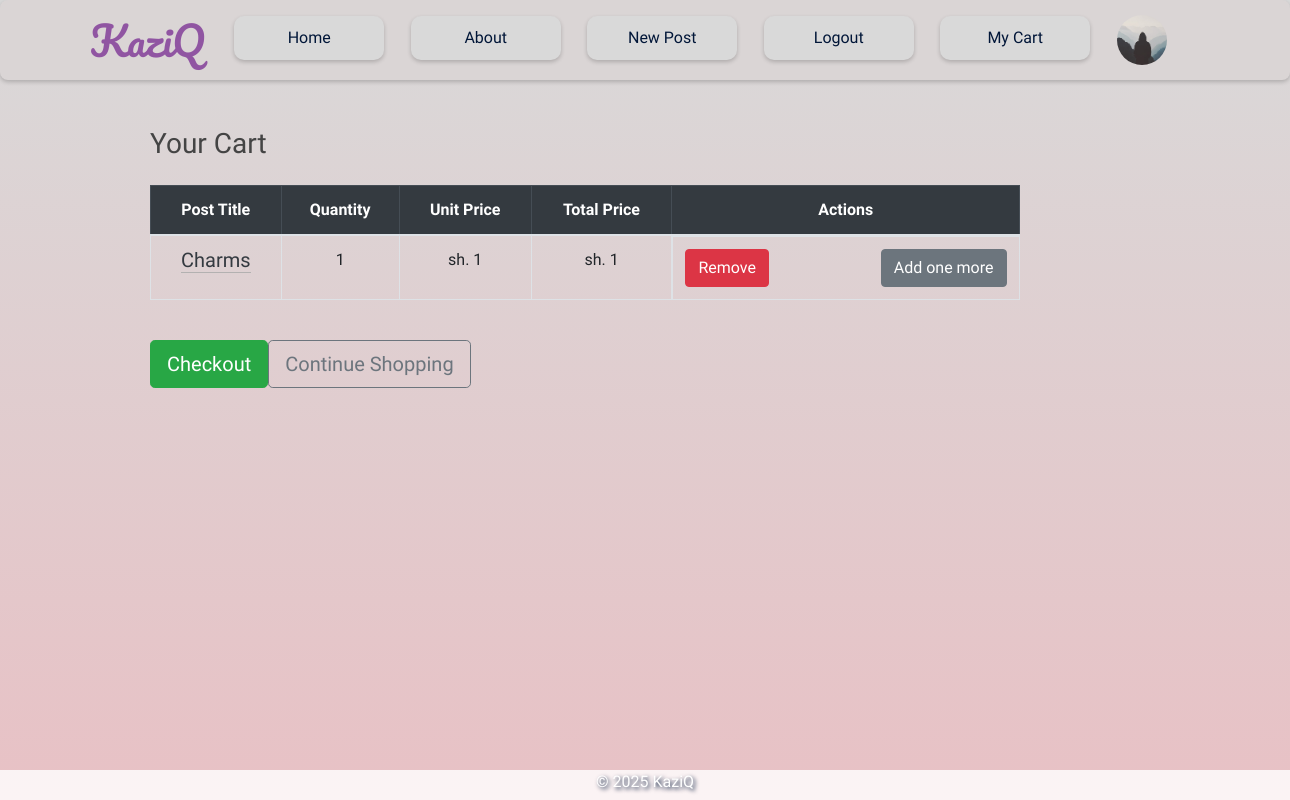
/cart (signed in), run on the app's committed database.
### flaskblog/models.py (models this page shows, shortened)
class User(db.Model, UserMixin):
    id = db.Column(db.Integer, primary_key=True)
    username = db.Column(db.String(20), unique=True, nullable=False)
    email = db.Column(db.String(120), unique=True, nullable=False)
    whatsapp = db.Column(db.String(20), nullable=False)
    image_file = db.Column(db.String(20), nullable=False, default='default.jpg')
    password = db.Column(db.String(60), nullable=False)
    is_admin = db.Column(db.Boolean, nullable=False, default=False)
    account_balance = db.Column(db.Float, default=0.0)  # Current available balance
    total_sales = db.Column(db.Float, default=0.0)      # Lifetime sales
    bank_account = db.Column(db.String(50), nullable=True)
    bank_name = db.Column(db.String(100), nullable=True)
    phone_for_payment = db.Column(db.String(20), nullable=True)
    posts = db.relationship('Post', backref='author', lazy=True)

class CartItem(db.Model):
    id = db.Column(db.Integer, primary_key=True)
    user_id = db.Column(db.Integer, db.ForeignKey('user.id'), nullable=False)
    post_id = db.Column(db.Integer, db.ForeignKey('post.id'), nullable=False)
    quantity = db.Column(db.Integer, default=1)

class Post(db.Model):
    id = db.Column(db.Integer, primary_key=True)
    title = db.Column(db.String(100), nullable=False)
    date_posted = db.Column(db.DateTime, nullable=False, default=datetime.utcnow)
    content = db.Column(db.Text, nullable=False)
    price = db.Column(db.String(20), nullable=False, default='')
    user_id = db.Column(db.Integer, db.ForeignKey('user.id'), nullable=False)
    image_file = db.Column(db.String(20), nullable=True)
    cart_items = db.relationship('CartItem', backref='post', lazy=True)
    category = db.Column(db.String(50), nullable=False)

### flaskblog/routes.py (the view)
@app.route('/cart')
@login_required
def view_cart():
    cart_items = CartItem.query.filter_by(user_id=current_user.id).all()
    return render_template('cart.html', title='Your Cart', cart_items=cart_items)

### flaskblog/__init__.py (called while the page is built)
@login_manager.user_loader
def load_user(user_id):
    return User.query.get(int(user_id))

@app.context_processor
def inject_min_max():
    return dict(min=min, max=max)

### flaskblog/templates/cart.html (shortened to what this page needs)
{% extends "layout.html" %}
{% block content %}
<div class="cart container mt-4">
    <h3 class="mb-4 text-center">Your Cart</h3>
    <div class="table-responsive">
        <table class="table table-bordered table-hover text-center">
            <thead class="table-dark">
                <tr>
                    <th>Post Title</th>
                    <th>Quantity</th>
                    <th>Unit Price</th>
                    <th>Total Price</th>
                    <th colspan="2">Actions</th>
                </tr>
            </thead>
            <tbody>
                {% for item in cart_items %}
                <tr>
                    <td>
                        <h5>
                            <a class="article-title text-decoration-none text-dark"
                               href="{{ url_for('post', post_id=item.post.id) }}">
                                {{ item.post.title }}
                            </a>
                        </h5>
                    </td>
                    <td>{{ item.quantity }}</td>
                    <td>sh. {{ item.post.price }}</td>
                    <td>sh. {{ item.post.price|int * item.quantity }}</td>
                    <td class="d-flex justify-content-between">
                        <form action="{{ url_for('remove_from_cart', item_id=item.id) }}" method="POST">
                            <button type="submit" class="btn btn-danger">Remove</button>
                        </form>
                        <form action="{{ url_for('add_to_cart', post_id=item.post.id) }}" method="POST">
                            <button type="submit" class="btn btn-secondary ml-3">Add one more</button>
                        </form>
                    </td>
                </tr>
                {% endfor %}
            </tbody>
        </table>
    </div>
    <div class="d-flex justify-content-between mt-4">
        <a href="{{ url_for('checkout') }}" class="btn btn-success btn-lg">Checkout</a>
        <a href="{{ url_for('home') }}" class="btn btn-outline-secondary btn-lg">Continue Shopping</a>
    </div>
</div>
{% endblock %}

### flaskblog/templates/layout.html (shortened to what this page needs)
<!DOCTYPE html>
<html lang="en">
<head>
    <link rel="stylesheet" href="https://cdn.jsdelivr.net/npm/bootstrap@4.3.1/dist/css/bootstrap.min.css">
    <link rel="stylesheet" type="text/css" href="{{ url_for('static', filename='main.css') }}">
    <link href="https://cdnjs.cloudflare.com/ajax/libs/font-awesome/5.15.4/css/all.min.css" rel="stylesheet">
</head>
<body>
    <header class="site-header">
        <nav class="navbar navbar-expand-md" id="navbar">
            <div class="container">
                <a class="navbar-brand" href="/">KaziQ</a>
                <div class="collapse navbar-collapse" id="navbarToggle">
                    <div class="navbar-nav mr-auto" id="navbar-nav">
                        <a class="nav-item nav-link" href="{{url_for('home')}}">Home</a>
                        <a class="nav-item nav-link" href="{{url_for('about')}}">About</a>
                        {% if current_user.is_authenticated %}
                        <a class="nav-item nav-link" href="{{url_for('new_post')}}">New Post</a>
                        <a class="nav-item nav-link" href="{{url_for('logout')}}">Logout</a>
                        <a class='nav-item nav-link' href="{{url_for('view_cart')}}">My Cart</a>
                        <a href="{{ url_for('account') }}">
                            <img src="{{ url_for('static', filename='profile_pics/' + current_user.image_file) }}" alt="Profile" class="rounded-circle account-img">
                        </a>
                        {% else %}
                            <a class="nav-item nav-link" href="{{url_for('login')}}">Login</a>
                            <a class="nav-item nav-link" href="{{url_for('register')}}">Register</a>
                        {% endif %}
                    </div>
                </div>
            </div>
        </nav>
    </header>
    <main role="main" class="container mt-5 pt-5">
        <div class="row">
            <div class="content-container">
                <div class="body-content">
                    <div class="wholebar">
                        <div class="actual-content">
                            {% block content %}{% endblock %}
                        </div>
                        <div class="sidebar">
                        </div>
                    </div>
                </div>
            </div>
        </div>
    </main>
    <footer>
        <div class="footer-container">
            <div class="footer">
                <p>&copy; 2025 KaziQ</p>
            </div>
        </div>
    </footer>
</body>
</html>

### flaskblog/static/main.css (style rules this page uses)
body { background-image: linear-gradient(to bottom, #D9D9D9, #E8C1C5); background-repeat: no-repeat; background-position:center; background-attachment: fixed; font-family: "Itim", cursive; font-weight: 400; font-style: normal; color: #011638; margin:0; }
h1, h2, h3, h4, h5, h6 { color: #444444; }
#navbar { background-color:#dad5d5; width: 100%; height: 80px; border-radius:8px; box-shadow: 0 2px 4px 0 rgba(0,0,0,0.2); margin-top: 0; display:flex; justify-content:center; align-items:center; }
#navbar-nav { width:100%; display:flex; justify-content:space-around; align-items:end; margin-top:-5px; }
.navbar-nav .account-img { height: 50px; width: 50px; border-radius: 50%; margin-right: 20px; margin-bottom:-5px; }
.navbar-nav { margin:0; width:100%; display:flex; justify-content:space-around; }
.navbar-brand { font-family: "Pacifico", cursive; font-weight: 400; font-style: normal; color: #9055A2; font-size:2.5rem; }
.nav-item { font-family: "Itim", cursive; font-weight: 400; font-style: normal; color: #011638; width:150px; text-align:center; }
.body-content { display:flex; justify-content:center; align-items:center; flex-direction:column; }
.navbar, .navbar-collapse { filter: none; pointer-events: auto; z-index: 1050; }
.content-container { display:flex; justify-content:center; align-items:center; margin:auto; }
.actual-content { border: none; border-radius:1em; display: grid; gap: 20px; grid-template-columns: repeat(2, 1fr); height:100%; width:100%; margin-right:20px; }
.article-title { color: #2E294E; border-bottom: 1px solid #b3b1b1; margin-bottom:10px; }
.account-img { height: 125px; width: 125px; margin-right: 20px; margin-bottom: 16px; }
.cart { display:flex; justify-content:start; align-items:start; flex-direction:column; width:900px; }
footer { display:flex; justify-content:center; align-items:start; background-color: rgba(255, 255, 255, 0.8); width:100%; height: 35px; color:#ffffff; font-size:1rem; position:fixed; bottom:-5px; text-shadow: 2px 2px 4px #011638; }
.sidebar { width: 250px; padding: 20px; border-radius:1em; background:none; border-radius:0 1em 1em 0; text-align:center; }
.site-header .navbar-nav .nav-link { color:#011638; background-color:#D9D9D9; border-radius:10px; text-align:center; padding:10px 25px; transition: background-color 0.3s; box-shadow: 0 2px 4px 0 rgba(0,0,0,0.2); }
.wholebar { display:flex; justify-content:center; align-items:center; margin:-73px 0px 50px 60px; }

### data on the page
User: image_file (placeholder picture)
CartItem: post "Charms", quantity "1", post.price "1", item.post.price|int*item.quantity "1"
